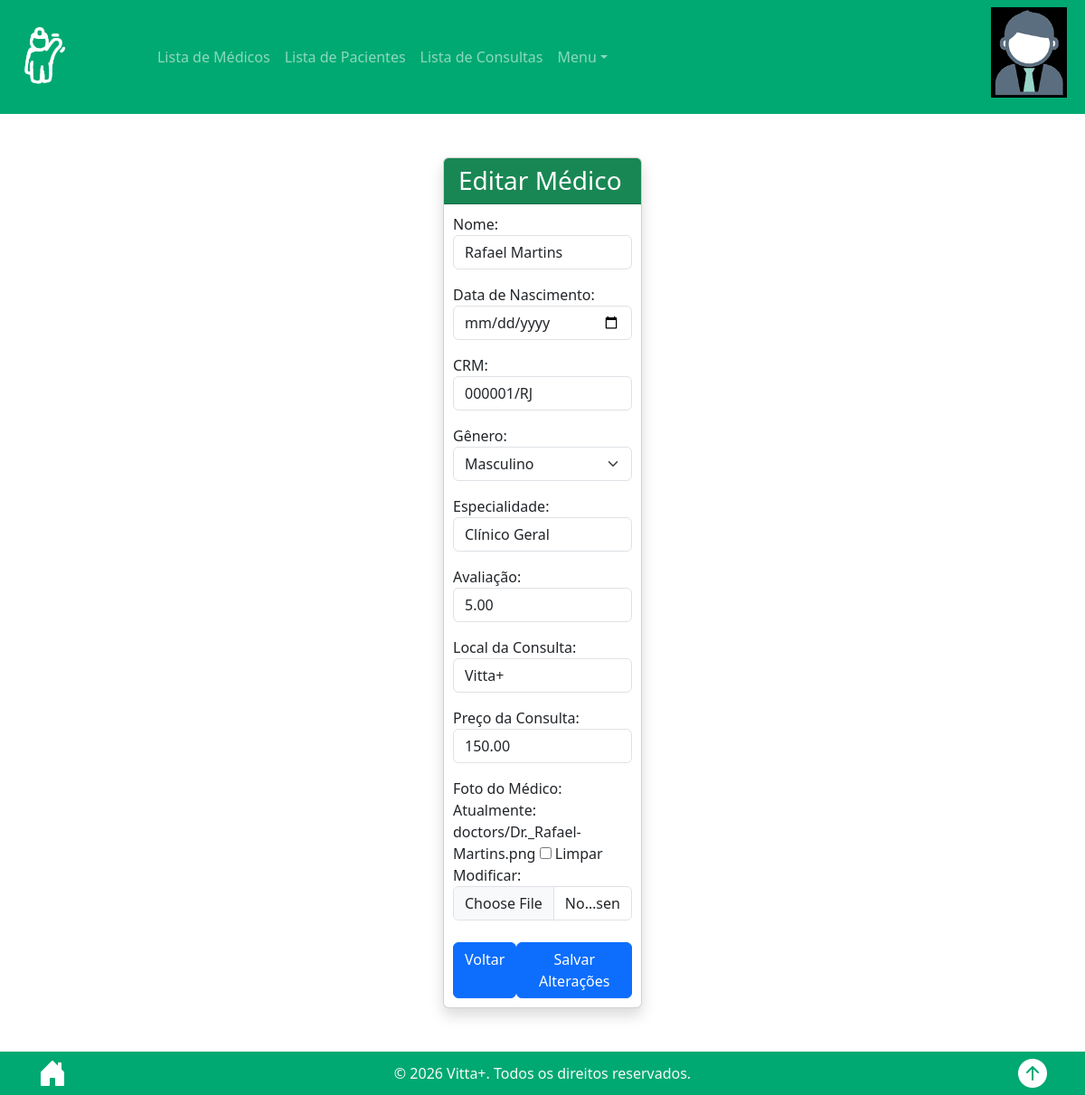
Page /doctors_edit/4/ (signed in) on the committed database.
### consulta/models.py (models this page shows, shortened)
class Doctor(models.Model):
    name = models.CharField(max_length=100, verbose_name="Nome")
    birth_date = models.DateField(verbose_name="Data de Nascimento")
    CRM = models.CharField(max_length=20, unique=True, verbose_name="CRM")
    gender = models.CharField(max_length=10, choices=[("M", "Masculino"), ("F", "Feminino")], verbose_name="Gênero")
    expertise = models.CharField(max_length=100, verbose_name="Especialidade")
    rating = models.DecimalField(max_digits = 3, decimal_places = 2, default = 0, validators = [MinValueValidator(0), MaxValueValidator(5)], verbose_name ="Classificação")
    place = models.CharField(max_length=100, verbose_name="Local da Consulta")
    price = models.DecimalField(max_digits=10, decimal_places=2, validators=[MinValueValidator(0)], verbose_name="Preço da Consulta")
    photo = models.ImageField(upload_to='doctors/', blank=True, null=True, verbose_name="Foto")
    class Meta:
        ordering = ["CRM"]

### consulta/views.py (the view)
# urls.py: path('doctors_edit/<int:id>/', views.doctors_edit, name='doctors_edit'),
@permission_required('consultas.change_doctor', raise_exception=True)
def doctors_edit(request, id):
    doctor = get_object_or_404(Doctor, id=id)
    if request.method == 'POST':
        form = DoctorForm(request.POST, request.FILES, instance=doctor)
        if form.is_valid():
            form.save()
            messages.success(request, 'Médico atualizado com sucesso!')
            return redirect('doctors_list')
    else:
        form = DoctorForm(instance=doctor)
    return render(request, 'doctors_edit.html', {'form': form, 'doctor': doctor})

### consulta/templates/doctors_edit.html (shortened to what this page needs)
{% extends 'base.html' %}
{% load static %}
{% block content %}
<div class="container py-5">
    <div class="row justify-content-center">
        <div class="col-md-8 col-lg-7">
            <div class="card shadow">
                <div class="card-header bg-success text-white">
                    <h3 class="mb-0">Editar Médico</h3>
                </div>
                <div class="card-body">
                    <form method="post">
                        {{ form.as_p }}
                        <div class="d-flex justify-content-between mt-4">
                            <a href="{% url 'doctors_list' %}" class="btn btn-primary">Voltar</a>
                            <button type="submit" class="btn btn-primary">Salvar Alterações</button>
                        </div>
                    </form>
                </div>
            </div>
        </div>
    </div>
</div>
{% endblock %}

### consulta/static/css/style.css (style rules this page uses)
a { color: inherit; text-decoration: none; }
.row { --bs-gutter-x: 0.75rem; }
.card { max-width: 220px; min-height: 320px; margin: 0 auto; }
.card-body { padding: 10px; }

### rows in the picture
Doctor: name "Rafael Martins", CRM "000001/RJ", gender "Masculino", expertise "Clínico Geral", rating "5.00", place "Vitta+", price "150.00"
